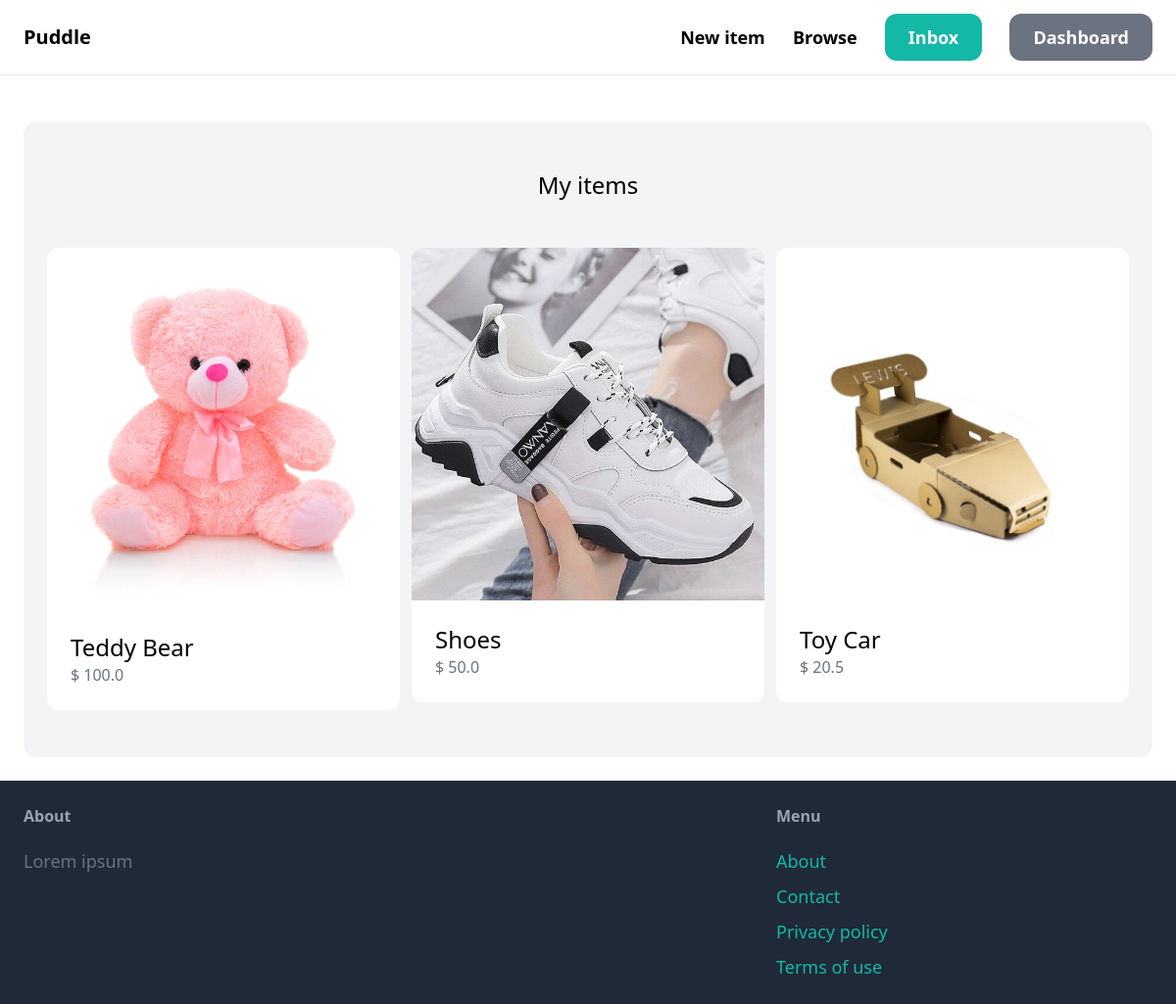
The page /dashboard/ (signed in) on the database its author committed.
### item/models.py (models this page shows, shortened)
class Item(models.Model):
    category = models.ForeignKey(Category, related_name='items', on_delete=models.CASCADE)
    name = models.CharField(max_length=255)
    description = models.TextField(blank=True, null=True)
    price = models.FloatField()
    image = models.ImageField(upload_to='item_images', blank=True, null=True)
    is_sold = models.BooleanField(default=False)
    created_by = models.ForeignKey(User, related_name='items', on_delete=models.CASCADE)
    created_at = models.DateTimeField(auto_now_add=True)

### dashboard/views.py (the view)
# urls.py: path('', views.index, name='index'),
@login_required
def index(request):
    items = Item.objects.filter(created_by=request.user)
    return render(request, 'dashboard/index.html', {'items': items})

### dashboard/templates/dashboard/index.html (shortened to what this page needs)
{% extends 'core/base.html' %}
{% block content %}
    <div class="mt-6 px-6 py-12 bg-gray-100 rounded-xl">
        <h2 class="mb-12 text-2xl text-center">My items</h2>
        <div class="grid grid-cols-3 gap-3">
            {% for item in items %}
                <div>
                    <a href="{% url 'item:detail' item.id %}">
                        <div>
                            <img src="{{ item.image.url }}" class="rounded-t-xl">
                        </div>
                        <div class="p-6 bg-white rounded-b-xl">
                            <h2 class="text-2xl">{{ item.name }}</h2>
                            <p class="text-gray-500">$ {{ item.price }}</p>
                        </div>
                    </a>
                </div>
            {% endfor %}
        </div>
    </div>
{% endblock %}

### rows shown on the page
Item: image (picture), name "Teddy Bear", price "100.0"
Item: image (picture), name "Shoes", price "50.0"
Item: image (picture), name "Toy Car", price "20.5"
